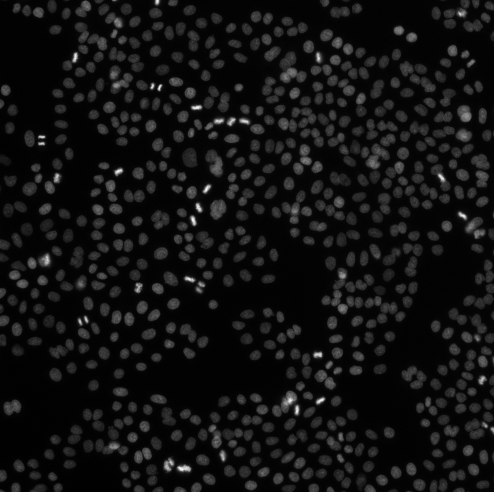
#> input picture data/nuclei_cropped.tif, 494 x 492 px, found by its file name
$ jupyter execute part_0_spot_detection_tutorial_solution.ipynb
#> lines starting #> are read from the running program, lines starting #| are printed output that depends on the picture
# Spot detection with napari

### Overview
In this activity, we will perform spot detection on some in situ sequencing data ([Feldman and Singh et al., Cell, 2019](https://www.cell.com/cell/fulltext/S0092-8674(19)31067-0s)). In doing so, we will combine methods from [scipy](https://www.scipy.org/), [scikit-image](https://scikit-image.org/), and [cellpose](https://github.com/MouseLand/cellpose). The goal is to familiarize you with performing analysis that integrates the scientific python ecosystem and napari.

### Data source

The data were downloaded from the [OpticalPooledScreens github repository](https://github.com/feldman4/OpticalPooledScreens).

### Next steps

Following this activity, we will use the workflow generated in this activity to create a napari spot detection plugin.

### screenshots
For the solution notebook, we are including screenshots via the `nbscreenshot` utility. These are not required for your notebook.

An example usage: `nbscreenshot(viewer)`

[cell 1]
from napari.utils import nbscreenshot

# Load the data

In the cells below load the data using the scikit-image `imread()` function. For more information about the `imread()` function, please see the [scikit-image docs](https://scikit-image.org/docs/dev/api/skimage.io.html#skimage.io.imread). We are loading two images:

- `nuclei`: an image of cell nuclei
- `spots`: an image of in situ sequencing spots

[cell 2]
from skimage import io

nuclei_url = 'https://raw.githubusercontent.com/kevinyamauchi/napari-spot-detection-tutorial/main/data/nuclei_cropped.tif'
nuclei = io.imread(nuclei_url)
#> nuclei is the input picture: shape (492, 494) float32; min 0.0063, max 0.173, mean 0.0182

spots_url = 'https://raw.githubusercontent.com/kevinyamauchi/napari-spot-detection-tutorial/main/data/spots_cropped.tif'
spots = io.imread(spots_url)
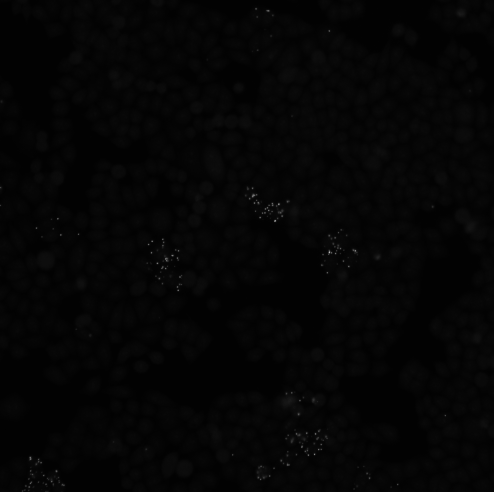
#> input picture data/spots_cropped.tif, 494 x 492 px, found by its file name
#> spots is the input picture: shape (492, 494) float32; min 0.00763, max 0.742, mean 0.0212

# View the data

We will use napari to view our data. To do so, we first must create the viewer. Once the Viewer is created, we can add images to the viewer via the Viewer's `add_image()` method.

[cell 3]
import napari

# create the napari viewer
viewer = napari.Viewer();

# add the nuclei image to the viewer
viewer.add_image(nuclei);

In the cell below, add the spots image to the viewer as was done above for the nuclei image. After loading the data, inspect it in the viewer and adjust the layer settings to your liking (e.g., contrast limits, colormap). You can pan/zoom around the image by click/dragging to pan and scrolling with your mousewheel or trackpad to zoom.

**Hint**: you can adjust a layer's opacity to see the change how much you see of the layers that are "under" it.

[cell 4]
# add the spots image to the viewer
viewer.add_image(spots)

[cell 5]
from napari.utils import nbscreenshot

nbscreenshot(viewer)

# Create an image filter

You may have noticed the the spots image contains background and autofluorescence from the cells. To improve spot detection, we will apply a high pass filter to improve the contrast of the spots.

[cell 6]
import numpy as np
from scipy import ndimage as ndi

def gaussian_high_pass(image: np.ndarray, sigma: float = 2):
    """Apply a gaussian high pass filter to an image.

    Parameters
    ----------
    image : np.ndarray
        The image to be filtered.
    sigma : float
        The sigma (width) of the gaussian filter to be applied.
        The default value is 2.

    Returns
    -------
    high_passed_im : np.ndarray
        The image with the high pass filter applied
    """
#> called with sigma = 2
    low_pass = ndi.gaussian_filter(image, sigma)
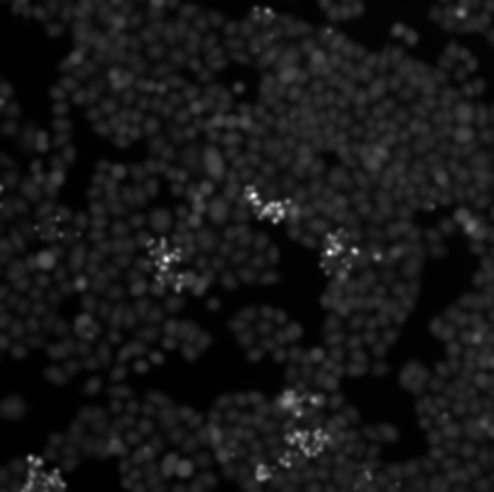
#> low_pass: shape (492, 494) float32; min 0.00874, max 0.145, mean 0.0212; drawn with min black and max white
    high_passed_im = image - low_pass
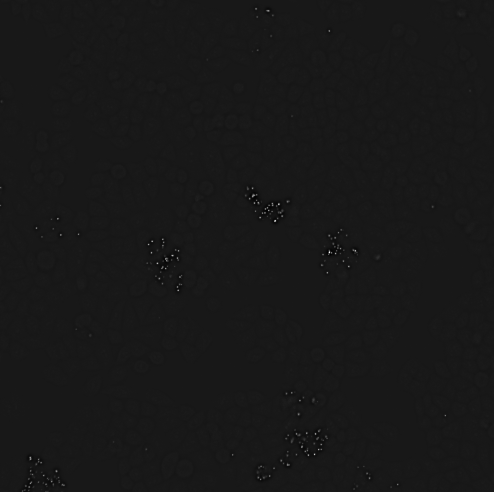
#> high_passed_im: shape (492, 494) float32; min -0.0642, max 0.601, mean -1.35e-12; drawn with min black and max white

    return high_passed_im

In the cell below, apply the gaussian high pass filter to the `spots` image and add the image to the viewer.

[cell 7]
# Use the gaussian_high_pass function to filter the spots image
filtered_spots = gaussian_high_pass(spots, 2)

# add the filtered image to the viewer
# hint: set the opacity < 1 in order to see the layers underneath
viewer.add_image(filtered_spots, opacity=0.6, colormap='viridis')

[cell 8]
nbscreenshot(viewer)

# Detect spots

Next, we will create a function to detect the spots in the spot image. This function should take the raw image, apply the gaussian high pass filter from above and then use one of the blob detection algorithms from sci-kit image to perform the blob detection. The `detect_spots()` function should return a numpy array containing the coordinates of each spot and a numpy array containing the diameter of each spot.

Some hints:
- See the [blob detection tutorial from scikit-image](https://scikit-image.org/docs/dev/auto_examples/features_detection/plot_blob.html). - We recommend the [blob_log detector](https://scikit-image.org/docs/dev/api/skimage.feature.html#skimage.feature.blob_log), but feel free to experiment!
- See the "Note" from the blob_log docs: "The radius of each blob is approximately $\sqrt{2}\sigma$ for a 2-D image"

[cell 9]
import numpy as np
from skimage.feature import blob_log

def detect_spots(
    image: np.ndarray,
    high_pass_sigma: float = 2,
    spot_threshold: float = 0.01,
    blob_sigma: float = 2
):
    """Apply a gaussian high pass filter to an image.

    Parameters
    ----------
    image : np.ndarray
        The image in which to detect the spots.
    high_pass_sigma : float
        The sigma (width) of the gaussian filter to be applied.
        The default value is 2.
    spot_threshold : float
        The threshold to be passed to the blob detector.
        The default value is 0.01.
    blob_sigma: float
        The expected sigma (width) of the spots. This parameter
        is passed to the "max_sigma" parameter of the blob
        detector.

    Returns
    -------
    points_coords : np.ndarray
        An NxD array with the coordinate for each detected spot.
        N is the number of spots and D is the number of dimensions.
    sizes : np.ndarray
        An array of size N, where N is the number of detected spots
        with the diameter of each spot.

    """
#> called with high_pass_sigma = 2, spot_threshold = 0.01, blob_sigma = 2
    # filter the image
    filtered_spots = gaussian_high_pass(image, high_pass_sigma)

    # detect the spots on the filtered image
    blobs_log = blob_log(
        filtered_spots,
        max_sigma=blob_sigma,
        num_sigma=1,
        threshold=spot_threshold
    )
#> blobs_log = 214 rows, first 8: [252, 329, 1], [220, 275, 1], [255, 172, 1], [195, 253, 1], [204, 278, 1], [454, 314, 1], [263, 157, 1], [458, 30, 1]

    # convert the output of the blob detector to the
    # desired points_coords and sizes arrays
    # (see the docstring for details)
    points_coords = blobs_log[:, 0:2]
#> points_coords = 214 pairs, first value 8 to 491, second value 0 to 470
    sizes = 2 * np.sqrt(2) * blobs_log[:, 2]
#> sizes = 214 values from 2.83 to 2.83

    return points_coords, sizes

In the cell below, apply `detect_spots()` to our `spots` image. To visualize the results, add the spots to the viewer as a [Points layer](https://napari.org/tutorials/fundamentals/points.html). If you would like to see an example of using a points layer, see [this example](https://github.com/napari/napari/blob/master/examples/add_points.py). To test out your function, vary the detection parameters and see how they affect the results. Note that each time you run the cell, the new results are added as an additional Points layer, allowing you to compare results from different parameters. To make it easier to compare results, you can try modifying the layer opacity or toggling the visibility with the "eye" icon in the layer list.

[cell 10]
# detect the spots
spot_coords, spot_sizes = detect_spots(
    spots,
    high_pass_sigma=2,
    spot_threshold=0.01,
    blob_sigma=2
)
#> spot_coords has the same summary as points_coords in detect_spots; spot_sizes = 214 values from 2.83 to 2.83

# add the detected spots to the viewer as a Points layer
viewer.add_points(
    spot_coords,
    size=spot_sizes,
    opacity=0.5
)
